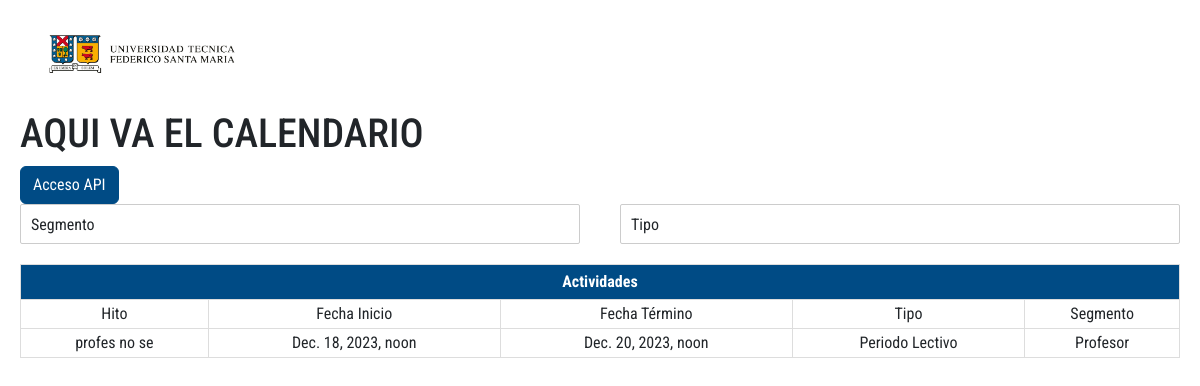
The app's page /segmento/Profesor (signed in) with its own data.
### miapp/models.py (models this page shows, shortened)
class Hito(models.Model):
    fecha_inicio = models.DateTimeField(null= True, blank=True)
    fecha_termino = models.DateTimeField(null= True, blank=True)
    todo_el_dia = models.BooleanField(default=False)
    descripcion = models.TextField()
    tipo = models.CharField(max_length=50,
                            choices=[('V','Vacaciones'),('F','Feriado'),('SA','Suspension de Actividades'),
                                    ('SaPM','Suspension de Actividades PM'),('P','Periodo Lectivo'),('S','Suspension de Evaluaciones'),
                                    ('C', 'Ceremonia'),('Ed', 'EDDA'),('E', 'Evaluacion'),
                                    ('A', 'Ayudantias'),('H', 'Hito Academico'),('Se', 'Secretaria Academica'),
                                    ('O', 'OAI')], null=True, blank=True)
    segmento = models.CharField(max_length=50, choices=[('Co','Comunidad usm'),('Es', 'Estudiante'),('Pr', 'Profesor'),('Je','Jefe de Carrera')], default='Co')
    titulo = models.CharField(max_length=200)

### miapp/views.py (the view)
# urls.py: path('segmento/<segmentobuscado>', views.SegmentoHitoView, name='segmento')
def SegmentoHitoView(request, segmentobuscado):
    este = ''
    for x in tiposegmento:
        if segmentobuscado == x[1]:
            este = x[0]
    hitosvigentes = Hito.objects.filter(segmento=este).filter(fecha_termino__gt=datetime.now())
    user = request.user
    hitosuser = Hito.objects.filter(segmento=user.userrol.rol)[:3]
    context = {
        'hitosvigentes':hitosvigentes,
        'tipohitos':tipohito,
        'tiposegmento':tiposegmento,
        'hitosuser':hitosuser
    }
    return render(request, 'miapp/index.html', context)

### miapp/templates/miapp/index.html (shortened to what this page needs)
{% load static %}
<!DOCTYPE html>
<html lang="en">
<head>
    <link rel="stylesheet" href="../../static/miapp/css/bootstrap.css">
    <link rel="stylesheet" href="../../static/miapp/css/estilos.css">
</head>
<body>
    <div class="logo">
        <img src="img/Logo.jpg">
    </div>
    <div class="Calendario">
        <h1>AQUI VA EL CALENDARIO</h1>
    </div>
    <div>
        {% if user.is_authenticated %}
            {% if user.userrol.get_rol_display == "Developer" %}
                <a id="boton" href="http://127.0.0.1:8000/docs/" class="btn btn-primary">Acceso API</a>
            {% endif %}
        {% endif %}
    </div>
  <body>
    <div id="fila" class="row">
    <div id="Segmento" class="dropdown-container">
    <div id="col1" class="col-6">
        <div class="dropdown">
            <span>Segmento</span>
        </div>
    </div>
    <div id="col2" class="col-6">
        <div class="dropdown">
          <span>Tipo</span>
        </div>
    </div>
    </div>
    </div>
    <table style="width: 100%;">
        <tr>
            <th colspan="100%">Actividades</th>
        </tr>
        <tr>
            <td>Hito</td>
            <td>Fecha Inicio</td>
            <td>Fecha Término</td>
            <td>Tipo</td>
            <td>Segmento</td>
        </tr>
        {% for hito in hitosvigentes %}
        <tr>
            <td>{{ hito.titulo }}</td>
            <td>{{ hito.fecha_inicio }}</td>
            <td>{{ hito.fecha_termino }}</td>
            <td>{{ hito.get_tipo_display }}</td>
            <td>{{ hito.get_segmento_display }}</td>
        </tr>
        {% endfor %}
    </table>
</body>
</html>

### miapp/static/miapp/css/estilos.css (style rules this page uses)
.logo img { height: 110px; }
body { font-family: 'Roboto Condensed', sans-serif; padding-left: 20px; padding-right: 20px; }
h1, h3, .card, .dropdown, table { font-family: 'Roboto Condensed'; }
.dropdown-container { display: flex; }
.dropdown { height: 40px; padding: 8px; padding-left: 10px; position: relative; margin-right: 20px; cursor: pointer; border: 1px solid #ccc; border-radius: 2px; }
#col1 { margin-right: 20px; }
table, th, td { margin-top: 20px; border: 1px solid #ddd; }
td { text-align: center; padding: 2px; }
th { text-align: center; background-color: #004B85; color: #fff; padding: 5px; text-align: center; }
#boton { background-color: #004B85; border-color: #004B85; color: #fff; }

### records on screen
Hito: titulo "profes no se", fecha_inicio "Dec. 18, 2023, noon", fecha_termino "Dec. 20, 2023, noon", tipo "Periodo Lectivo", segmento "Profesor"
